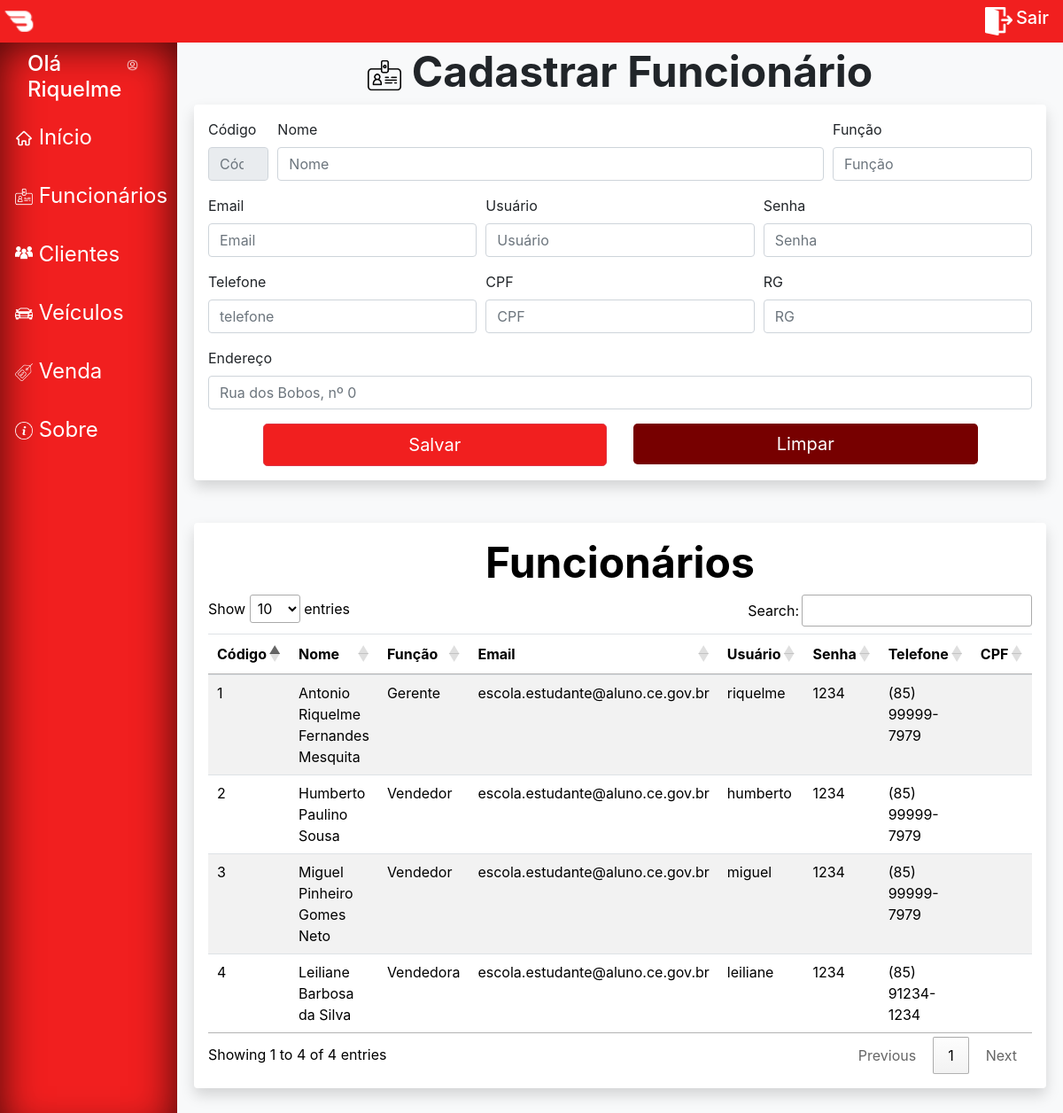
The page /BorgesCar/view/funcionario.php (signed in) on the database its author committed.
### tables this page shows
CREATE TABLE IF NOT EXISTS `tb_usuario` (
  `usu_codigo` int NOT NULL AUTO_INCREMENT,
  `usu_nome` varchar(255) NOT NULL,
  `usu_funcao` varchar(100) NOT NULL,
  `usu_email` varchar(100) NOT NULL,
  `usu_username` varchar(255) NOT NULL,
  `usu_password` varchar(30) NOT NULL,
  `usu_telefone` varchar(100) NOT NULL,
  `usu_cpf` varchar(20) NOT NULL,
  `usu_rg` varchar(20) NOT NULL,
  `usu_endereco` varchar(255) NOT NULL,
  PRIMARY KEY (`usu_codigo`)
);

### BorgesCar/DAO/DUsuario.php (called while the page is built, shortened)
<?php
class DUsuario
{
    public static function carregarUsuario()
    {
        $conexaoBD = Conexao::criarInstancia();
        $sql = "SELECT * FROM tb_usuario;";
        try {
            $stmt = $conexaoBD->query($sql);
            return $stmt->fetchALL();
        } catch (Exception $ex) {
            echo $ex;
            return 0;
        }
    }
}

### BorgesCar/Controller/CUsuario.php (called while the page is built, shortened)
<?php
include "../DAO/DUsuario.php";
class CUsuario
{
    public static function retornarUsuario()
    {
        $usuario = DUsuario::carregarUsuario();
        return $usuario;
    }
}

### BorgesCar/View/funcionario.php (the view, shortened to what this page needs)
<?php
include "../Controller/CUsuario.php";
$listaUsuario = CUsuario::retornarUsuario();
?>
<!DOCTYPE html>
<html lang="pt-br">
<head>
    <link rel="stylesheet" href="https://stackpath.bootstrapcdn.com/bootstrap/4.1.3/css/bootstrap.min.css"
>
    <link rel="stylesheet" type="text/css" href="https://cdn.datatables.net/1.11.4/css/jquery.dataTables.css">
    <link rel="stylesheet" href="../CSS/style.css">
</head>
<body>
    <?php
    include "../componentes/navbar.php"
        ?>
    <div class="container mw-100">
        <div class="row" style="height: 100vh;">
            <?php
            include "../componentes/btn_barra.php"
                ?>
            <div class="col-sm-10 m-0 p-1 bg-light" id="myGroup">
                <div class="container">
                    <div class="container_form">
                        <h1 style="font-size: 300%; text-align: center;" class="font-weight-bold">
                            <img src="../Imagens/func b.png" width="4%">
                            Cadastrar Funcionário
                        </h1>
                        <div class="container shadow p-3 mb-5 bg-white rounded w-auto">
                            <form action="../Controller/rotas.php?acao=salvar&tipo=usuario" method="POST">
                                <div class="form-row">
                                    <div class="form-group col-md-1">
                                        <label for="codigo">Código</label>
                                        <input class="form-control" type="number" id="codigo" name="codigo" readonly
                                            placeholder="Código"
                                            value="<?php echo filter_input(INPUT_GET, "codigo") ?>">
                                    </div>
                                    <div class="form-group col-md-8">
                                        <label for="nome">Nome</label>
                                        <input type="text" class="form-control" id="nome" name="nome" placeholder="Nome"
                                            value="<?php echo filter_input(INPUT_GET, "nome") ?>">
                                    </div>
                                    <div class="form-group col-md-3">
                                        <label for="funcao">Função</label>
                                        <input type="text" class="form-control" id="funcao" name="funcao" placeholder="Função"
                                            value="<?php echo filter_input(INPUT_GET, "funcao") ?>">
                                    </div>
                                </div>
                                <div class="form-row">
                                    <div class="form-group col-md-4">
                                        <label for="email">Email</label>
                                        <input type="text" class="form-control" id="email" name="email"
                                            placeholder="Email" value="<?php echo filter_input(INPUT_GET, "email") ?>">
                                    </div>
                                    <div class="form-group col-md-4">
                                        <label for="username">Usuário</label>
                                        <input type="text" class="form-control" id="username" name="username"
                                            placeholder="Usuário" value="<?php echo filter_input(INPUT_GET, "username") ?>">
                                    </div>
                                    <div class="form-group col-md-4">
                                        <label for="password">Senha</label>
                                        <input type="text" class="form-control" id="password" name="password"
                                            placeholder="Senha" value="<?php echo filter_input(INPUT_GET, "password") ?>">
                                    </div>
                                </div>
                                <div class="form-row">
                                <div class="form-group col-md-4">
                                        <label for="Telefone">Telefone</label>
                                        <input type="text" class="form-control" id="telefone" name="telefone"
                                            placeholder="telefone" value="<?php echo filter_input(INPUT_GET, "telefone") ?>">
                                    </div>
                                    <div class="form-group col-md-4">
                                        <label for="cpf">CPF</label>
                                        <input type="text" class="form-control" id="cpf" name="cpf" placeholder="CPF"
                                            value="<?php echo filter_input(INPUT_GET, "cpf") ?>">
                                    </div>
                                    <div class="form-group col-md-4">
                                        <label for="rg">RG</label>
                                        <input type="text" class="form-control" id="rg" name="rg" placeholder="RG"
                                            value="<?php echo filter_input(INPUT_GET, "rg") ?>">
                                    </div>
                                </div>
                                <div class="form-group">
                                    <label for="endereco">Endereço</label>
                                    <input type="text" class="form-control" id="endereco" name="endereco"
                                        placeholder="Rua dos Bobos, nº 0"
                                        value="<?php echo filter_input(INPUT_GET, "endereco") ?>">
                                </div>
                                <div style="width: 90%;" class="container">
                                    <div class="row">
                                        <div class="col-6">
                                            <a>
                                                <input type="submit" class="btn btn-danger btn-lg w-100" name="salvar"
                                                    value="Salvar">
                                            </a>
                                        </div>
                                        <div class="col-6">
                                            <a href="..\View\funcionario.php">
                                                <input type="button" class="btn btn-danger btn-lg btn-danger2"
                                                    name="Limpar" value="Limpar">
                                            </a>
                                        </div>
                                    </div>
                                </div>
                            </form>
                        </div>
                        <div style="color: black; background-color: white; border-radius: 5%;"
                            class="container shadow p-3 mb-5 bg-white rounded w-auto">
                            <h1 style="font-size: 300%; text-align: center;" class="font-weight-bold">
                                Funcionários</h1>
                            <div class="row">
                                <div class="col-12">
                                    <div class="table-responsive">
                                    <table id="clientes" class="table table-striped" width="100%">
                                        <thead>
                                            <tr>
                                                <th class="th-sm">Código</th>
                                                <th class="th-sm">Nome</th>
                                                <th class="th-sm">Função</th>
                                                <th class="th-sm">Email</th>
                                                <th class="th-sm">Usuário</th>
                                                <th class="th-sm">Senha</th>
                                                <th class="th-sm">Telefone</th>
                                                <th class="th-sm">CPF</th>
                                            </tr>
                                        </thead>
                                        <tbody>
                                            <?php
                                            foreach ($listaUsuario as $usuario) {
                                                echo "
                                                <tr>
                                                    <td>
                                                    " . $usuario['usu_codigo'] . "
                                                    </td>
                                                    <td>
                                                    " . $usuario['usu_nome'] . "
                                                    </td>
                                                    <td>
                                                    " . $usuario['usu_funcao'] . "
                                                    </td>
                                                    <td>
                                                    " . $usuario['usu_email'] . "
                                                    </td>
                                                    <td>
                                                    " . $usuario['usu_username'] . "
                                                    </td>
                                                    <td>
                                                    " . $usuario['usu_password'] . "
                                                    </td>
                                                    <td>
                                                    " . $usuario['usu_telefone'] . "
                                                    </td>
                                                    <td>
                                                    " . $usuario['usu_cpf'] . "
                                                    </td>
                                                    " . $usuario['usu_rg'] . "
                                                    " . $usuario['usu_endereco'] . "
                                                    " . btn_editar_excluir(
                                                    '' . $usuario[''] . '' . $usuario[''] . '' . $usuario[''] . '' . $usuario[''] . '' . $usuario[''] . '' . $usuario[''] . '' . $usuario[''] . '' . $usuario[''] . '' . $usuario[''] . '' . $usuario[''] . '',
                                                    '../Controller/rotas.php?acao=excluir&tipo=usuario&codigo=' . $usuario['usu_codigo'] . '',
                                                    '' . $usuario['usu_codigo'] . ''
                                                ) . "
                                            </tr>";
                                            }
                                            ?>
                                        </tbody>
                                    </table>
                                    </div>
                                </div>
                            </div>
                        </div>
                    </div>
                </div>
            </div>
        </div>
    </div>
</body>
</html>

### BorgesCar/Componentes/navbar.php (shortened to what this page needs)
<nav class="navbar navbar-dark flex-md-nowrap p-0 shadow">
    <a class="navbar-brand logo-p" href="principal.php">
        <img src="../Imagens/logo p-2.png" width="120%">
    </a>
    <a class="nav-link" style="cursor: pointer;" data-toggle="modal" data-target="#ModalSair">
        <div class="text-white d-flex justify-content-end">
            <img class="pl-1" src="../Imagens/sair.png" width="20%">
            <h5 class="pl-1">Sair</h5>
        </div>
    </a>
</nav>

### BorgesCar/Componentes/btn_barra.php (shortened to what this page needs)
<div class="col-sm-2 p-1 barra-p text-white" style="z-index: 1;">
    <div>
        <h3>
            <a type="button" class="btn-barra row w-100 m-0" style="padding: .375rem 0.75rem; cursor: pointer;"
                data-toggle="modal" data-target="#ExemploModalCentralizado1">
                <div class="col-md-8 text-capitalize">
                    Olá
                    <?php echo $_SESSION['user_name']; ?>
                </div>
                <div class="col-md-4"><img src="../Imagens/usuario.png" width="50%"></div>
            </a>
        </h3>
    </div>
    <p>
        <a class="btn btn-barra text-left" href="principal.php">
            <img src="../Imagens/inicio.png" width="12%">
            Início
        </a>
    </p>
    <p>
        <a class="btn btn-barra text-left" href="funcionario.php">
            <img src="../Imagens/func.png" width="12%">
            Funcionários
        </a>
    </p>
    <p>
        <a class="btn btn-barra text-left" href="cliente.php">
            <img src="../Imagens/clientes.png" width="12%">
            Clientes
        </a>
    </p>
    <p>
        <a class="btn btn-barra text-left" href="veiculo.php">
            <img src="../Imagens/veiculo.png" width="12%" style="color: white;">
            Veículos
        </a>
    </p>
    <p>
        <a class="btn btn-barra text-left" href="venda.php">
            <img src="../Imagens/venda.png" width="12%">
            Venda
        </a>
    </p>
    <p>
        <a class="btn btn-barra text-left" href="sobre.php">
            <img src="../Imagens/sobre.png" width="12%">
            Sobre
        </a>
    </p>
</div>

### BorgesCar/CSS/style.css (style rules this page uses)
.logo-p { color: black; border-radius: 7px; margin: 0.2%; height: auto; padding: 0; }
.navbar { background-color: rgb(241, 31, 31); }
.barra-p { background-color: rgb(241, 31, 31); box-shadow: inset -1px 1px 45px 1px #000000b9; }
.barra-p p { background-color: rgba(255, 0, 0, 0); }
.btn-barra { color: white; font-size: 1.5rem; }
.btn-barra::after { background-color: black; z-index: 1; }
.btn-danger { background-color: rgb(241, 31, 31); }
.btn-danger2 { width: 100%; background-color: rgb(119, 0, 0); border: 0; }

### rows shown on the page
tb_usuario: usu_codigo "1", usu_nome "Antonio Riquelme Fernandes Mesquita", usu_funcao "Gerente", usu_email "escola.estudante@aluno.ce.gov.br", usu_username "riquelme", usu_password "1234", usu_telefone "(85) 99999-7979"
tb_usuario: usu_codigo "2", usu_nome "Humberto Paulino Sousa", usu_funcao "Vendedor", usu_email "escola.estudante@aluno.ce.gov.br", usu_username "humberto", usu_password "1234", usu_telefone "(85) 99999-7979"
tb_usuario: usu_codigo "3", usu_nome "Miguel Pinheiro Gomes Neto", usu_funcao "Vendedor", usu_email "escola.estudante@aluno.ce.gov.br", usu_username "miguel", usu_password "1234", usu_telefone "(85) 99999-7979"
tb_usuario: usu_codigo "4", usu_nome "Leiliane Barbosa da Silva", usu_funcao "Vendedora", usu_email "escola.estudante@aluno.ce.gov.br", usu_username "leiliane", usu_password "1234", usu_telefone "(85) 91234-1234"

### other values the page prints
$_SESSION['user_name'] "Riquelme"
